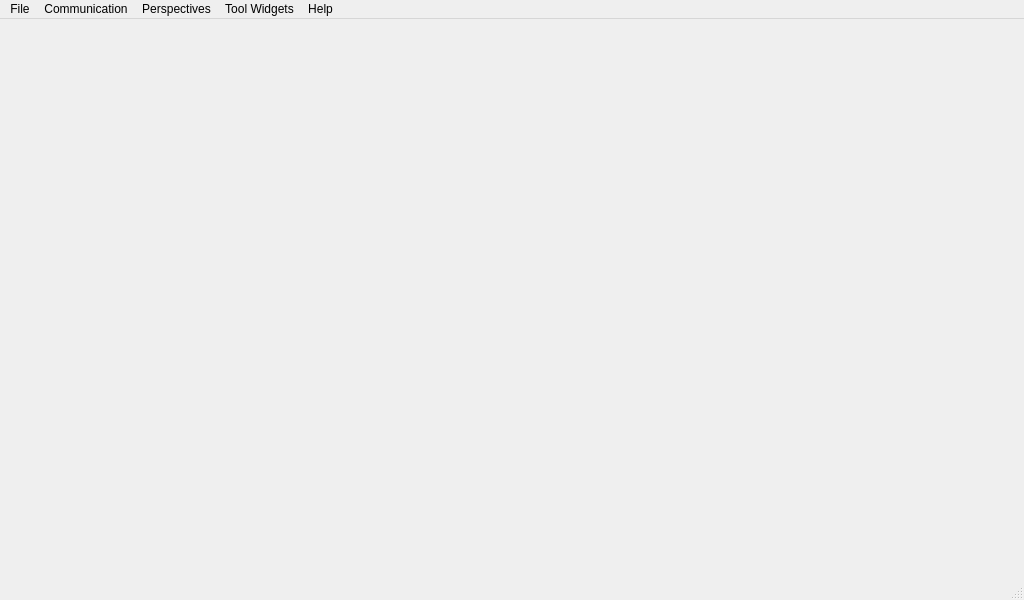
<?xml version="1.0" encoding="UTF-8"?>
<ui version="4.0">
 <class>MainWindow</class>
 <widget class="QMainWindow" name="MainWindow">
  <property name="geometry">
   <rect>
    <x>0</x>
    <y>0</y>
    <width>1024</width>
    <height>600</height>
   </rect>
  </property>
  <property name="minimumSize">
   <size>
    <width>640</width>
    <height>400</height>
   </size>
  </property>
  <property name="baseSize">
   <size>
    <width>1100</width>
    <height>800</height>
   </size>
  </property>
  <property name="mouseTracking">
   <bool>false</bool>
  </property>
  <property name="windowTitle">
   <string>MGMainWindow</string>
  </property>
  <property name="styleSheet">
   <string notr="true"/>
  </property>
  <widget class="QWidget" name="centralWidget">
   <property name="sizePolicy">
    <sizepolicy hsizetype="MinimumExpanding" vsizetype="MinimumExpanding">
     <horstretch>0</horstretch>
     <verstretch>0</verstretch>
    </sizepolicy>
   </property>
   <property name="minimumSize">
    <size>
     <width>200</width>
     <height>150</height>
    </size>
   </property>
  </widget>
  <widget class="QMenuBar" name="menuBar">
   <property name="geometry">
    <rect>
     <x>0</x>
     <y>0</y>
     <width>1024</width>
     <height>25</height>
    </rect>
   </property>
   <widget class="QMenu" name="menuMGround">
    <property name="title">
     <string>File</string>
    </property>
    <addaction name="actionJoystick_Settings"/>
    <addaction name="actionSimulate"/>
    <addaction name="separator"/>
    <addaction name="actionMuteAudioOutput"/>
    <addaction name="actionSettings"/>
    <addaction name="actionAdvanced_Mode"/>
    <addaction name="separator"/>
    <addaction name="actionExit"/>
   </widget>
   <widget class="QMenu" name="menuNetwork">
    <property name="title">
     <string>Communication</string>
    </property>
    <addaction name="actionAdd_Link"/>
    <addaction name="separator"/>
   </widget>
   <widget class="QMenu" name="menuTools">
    <property name="title">
     <string>Tool Widgets</string>
    </property>
    <addaction name="actionNewCustomWidget"/>
    <addaction name="actionLoadCustomWidgetFile"/>
    <addaction name="separator"/>
   </widget>
   <widget class="QMenu" name="menuHelp">
    <property name="title">
     <string>Help</string>
    </property>
    <addaction name="actionOnline_Documentation"/>
    <addaction name="actionProject_Roadmap_2"/>
    <addaction name="actionDeveloper_Credits"/>
   </widget>
   <widget class="QMenu" name="menuPerspectives">
    <property name="title">
     <string>Perspectives</string>
    </property>
    <addaction name="actionMissionView"/>
    <addaction name="actionFlightView"/>
    <addaction name="actionHardwareConfig"/>
    <addaction name="actionEngineersView"/>
    <addaction name="actionGoogleEarthView"/>
    <addaction name="actionLocal3DView"/>
    <addaction name="actionTerminalView"/>
    <addaction name="actionSimulationView"/>
    <addaction name="actionFirmwareUpdateView"/>
    <addaction name="separator"/>
    <addaction name="actionFullscreen"/>
    <addaction name="actionNormal"/>
    <addaction name="actionPlanningMapView"/>
   </widget>
   <addaction name="menuMGround"/>
   <addaction name="menuNetwork"/>
   <addaction name="menuPerspectives"/>
   <addaction name="menuTools"/>
   <addaction name="menuHelp"/>
  </widget>
  <widget class="QStatusBar" name="statusBar"/>
  <action name="actionExit">
   <property name="icon">
    <iconset resource="../../qgroundcontrol.qrc">
     <normaloff>:/files/images/actions/system-log-out.svg</normaloff>:/files/images/actions/system-log-out.svg</iconset>
   </property>
   <property name="text">
    <string>Exit</string>
   </property>
   <property name="shortcut">
    <string>Ctrl+Q</string>
   </property>
  </action>
  <action name="actionLiftoff">
   <property name="enabled">
    <bool>true</bool>
   </property>
   <property name="icon">
    <iconset resource="../../qgroundcontrol.qrc">
     <normaloff>:/files/images/control/launch.svg</normaloff>
     <normalon>:/files/images/control/launch.svg</normalon>:/files/images/control/launch.svg</iconset>
   </property>
   <property name="text">
    <string>Liftoff</string>
   </property>
  </action>
  <action name="actionLand">
   <property name="icon">
    <iconset resource="../../qgroundcontrol.qrc">
     <normaloff>:/files/images/control/land.svg</normaloff>:/files/images/control/land.svg</iconset>
   </property>
   <property name="text">
    <string>Land</string>
   </property>
  </action>
  <action name="actionEmergency_Land">
   <property name="icon">
    <iconset resource="../../qgroundcontrol.qrc">
     <normaloff>:/files/images/actions/process-stop.svg</normaloff>:/files/images/actions/process-stop.svg</iconset>
   </property>
   <property name="text">
    <string>Emergency Land</string>
   </property>
   <property name="shortcut">
    <string>Ctrl+L</string>
   </property>
  </action>
  <action name="actionEmergency_Kill">
   <property name="icon">
    <iconset resource="../../qgroundcontrol.qrc">
     <normaloff>:/files/images/actions/process-stop.svg</normaloff>:/files/images/actions/process-stop.svg</iconset>
   </property>
   <property name="text">
    <string>Kill UAS</string>
   </property>
   <property name="shortcut">
    <string>Ctrl+K</string>
   </property>
  </action>
  <action name="actionAdd_Link">
   <property name="icon">
    <iconset resource="../../qgroundcontrol.qrc">
     <normaloff>:/files/images/actions/list-add.svg</normaloff>:/files/images/actions/list-add.svg</iconset>
   </property>
   <property name="text">
    <string>Add Link</string>
   </property>
  </action>
  <action name="actionConfiguration">
   <property name="icon">
    <iconset resource="../../qgroundcontrol.qrc">
     <normaloff>:/files/images/categories/applications-system.svg</normaloff>:/files/images/categories/applications-system.svg</iconset>
   </property>
   <property name="text">
    <string>Preferences</string>
   </property>
   <property name="toolTip">
    <string>Open UAS Preferences</string>
   </property>
  </action>
  <action name="actionJoystickSettings">
   <property name="icon">
    <iconset resource="../../qgroundcontrol.qrc">
     <normaloff>:/files/images/devices/input-gaming.svg</normaloff>:/files/images/devices/input-gaming.svg</iconset>
   </property>
   <property name="text">
    <string>Joystick Configuration</string>
   </property>
   <property name="visible">
    <bool>true</bool>
   </property>
  </action>
  <action name="actionSimulate">
   <property name="checkable">
    <bool>true</bool>
   </property>
   <property name="icon">
    <iconset resource="../../qgroundcontrol.qrc">
     <normaloff>:/files/images/control/launch.svg</normaloff>:/files/images/control/launch.svg</iconset>
   </property>
   <property name="text">
    <string>Simulate</string>
   </property>
   <property name="toolTip">
    <string>Simulate one vehicle to test and evaluate this application</string>
   </property>
  </action>
  <action name="actionShow_Slugs_View">
   <property name="icon">
    <iconset resource="../../qgroundcontrol.qrc">
     <normaloff>:/files/images/contrib/slugs.png</normaloff>:/files/images/contrib/slugs.png</iconset>
   </property>
   <property name="text">
    <string>Show Slugs View</string>
   </property>
  </action>
  <action name="actionJoystick_Settings">
   <property name="icon">
    <iconset resource="../../qgroundcontrol.qrc">
     <normaloff>:/files/images/devices/input-gaming.svg</normaloff>:/files/images/devices/input-gaming.svg</iconset>
   </property>
   <property name="text">
    <string>Joystick Settings</string>
   </property>
   <property name="visible">
    <bool>false</bool>
   </property>
  </action>
  <action name="actionOnline_Documentation">
   <property name="icon">
    <iconset resource="../../qgroundcontrol.qrc">
     <normaloff>:/files/images/apps/utilities-system-monitor.svg</normaloff>:/files/images/apps/utilities-system-monitor.svg</iconset>
   </property>
   <property name="text">
    <string>Online Documentation</string>
   </property>
  </action>
  <action name="actionProject_Roadmap_2">
   <property name="icon">
    <iconset resource="../../qgroundcontrol.qrc">
     <normaloff>:/files/images/status/software-update-available.svg</normaloff>:/files/images/status/software-update-available.svg</iconset>
   </property>
   <property name="text">
    <string>Project Roadmap</string>
   </property>
  </action>
  <action name="actionDeveloper_Credits">
   <property name="icon">
    <iconset resource="../../qgroundcontrol.qrc">
     <normaloff>:/files/images/categories/preferences-system.svg</normaloff>:/files/images/categories/preferences-system.svg</iconset>
   </property>
   <property name="text">
    <string>Developer Credits</string>
   </property>
  </action>
  <action name="actionMissionView">
   <property name="checkable">
    <bool>true</bool>
   </property>
   <property name="icon">
    <iconset resource="../../qgroundcontrol.qrc">
     <normaloff>:/files/images/categories/applications-internet.svg</normaloff>:/files/images/categories/applications-internet.svg</iconset>
   </property>
   <property name="text">
    <string>Mission</string>
   </property>
  </action>
  <action name="actionEngineersView">
   <property name="checkable">
    <bool>true</bool>
   </property>
   <property name="icon">
    <iconset resource="../../qgroundcontrol.qrc">
     <normaloff>:/files/images/apps/utilities-system-monitor.svg</normaloff>:/files/images/apps/utilities-system-monitor.svg</iconset>
   </property>
   <property name="text">
    <string>Plot</string>
   </property>
  </action>
  <action name="actionMavlinkView">
   <property name="checkable">
    <bool>true</bool>
   </property>
   <property name="icon">
    <iconset resource="../../qgroundcontrol.qrc">
     <normaloff>:/files/images/devices/network-wired.svg</normaloff>:/files/images/devices/network-wired.svg</iconset>
   </property>
   <property name="text">
    <string>Mavlink</string>
   </property>
  </action>
  <action name="actionFlightView">
   <property name="checkable">
    <bool>true</bool>
   </property>
   <property name="icon">
    <iconset resource="../../qgroundcontrol.qrc">
     <normaloff>:/files/images/status/network-wireless-encrypted.svg</normaloff>:/files/images/status/network-wireless-encrypted.svg</iconset>
   </property>
   <property name="text">
    <string>Instruments</string>
   </property>
  </action>
  <action name="actionNewCustomWidget">
   <property name="icon">
    <iconset resource="../../qgroundcontrol.qrc">
     <normaloff>:/files/images/apps/utilities-system-monitor.svg</normaloff>:/files/images/apps/utilities-system-monitor.svg</iconset>
   </property>
   <property name="text">
    <string>New Custom Widget</string>
   </property>
  </action>
  <action name="actionMuteAudioOutput">
   <property name="checkable">
    <bool>true</bool>
   </property>
   <property name="icon">
    <iconset resource="../../qgroundcontrol.qrc">
     <normaloff>:/files/images/status/audio-volume-high.svg</normaloff>
     <normalon>:/files/images/status/audio-volume-muted.svg</normalon>
     <activeon>:/files/images/status/audio-volume-muted.svg</activeon>
     <selectedoff>:/files/images/status/audio-volume-high.svg</selectedoff>
     <selectedon>:/files/images/status/audio-volume-muted.svg</selectedon>:/files/images/status/audio-volume-high.svg</iconset>
   </property>
   <property name="text">
    <string>Mute Audio Output</string>
   </property>
  </action>
  <action name="actionUnconnectedView">
   <property name="checkable">
    <bool>true</bool>
   </property>
   <property name="icon">
    <iconset resource="../../qgroundcontrol.qrc">
     <normaloff>:/files/images/devices/network-wireless.svg</normaloff>:/files/images/devices/network-wireless.svg</iconset>
   </property>
   <property name="text">
    <string>Unconnected</string>
   </property>
  </action>
  <action name="actionShutdownMAV">
   <property name="icon">
    <iconset resource="../../qgroundcontrol.qrc">
     <normaloff>:/files/images/actions/system-log-out.svg</normaloff>:/files/images/actions/system-log-out.svg</iconset>
   </property>
   <property name="text">
    <string>Shutdown MAV</string>
   </property>
   <property name="toolTip">
    <string>Shutdown the onboard computer - works not during flight</string>
   </property>
   <property name="statusTip">
    <string>Shutdown the onboard computer - works not during flight</string>
   </property>
  </action>
  <action name="actionSettings">
   <property name="text">
    <string>Settings</string>
   </property>
   <property name="toolTip">
    <string>Application settings</string>
   </property>
  </action>
  <action name="actionFullscreen">
   <property name="checkable">
    <bool>true</bool>
   </property>
   <property name="checked">
    <bool>false</bool>
   </property>
   <property name="text">
    <string>Fullscreen</string>
   </property>
  </action>
  <action name="actionNormal">
   <property name="checkable">
    <bool>true</bool>
   </property>
   <property name="checked">
    <bool>false</bool>
   </property>
   <property name="text">
    <string>Normal</string>
   </property>
   <property name="shortcut">
    <string>Esc</string>
   </property>
  </action>
  <action name="actionLoadCustomWidgetFile">
   <property name="icon">
    <iconset resource="../../qgroundcontrol.qrc">
     <normaloff>:/files/images/status/folder-drag-accept.svg</normaloff>:/files/images/status/folder-drag-accept.svg</iconset>
   </property>
   <property name="text">
    <string>Load Custom Widget File</string>
   </property>
  </action>
  <action name="actionFirmwareUpdateView">
   <property name="checkable">
    <bool>true</bool>
   </property>
   <property name="icon">
    <iconset resource="../../qgroundcontrol.qrc">
     <normaloff>:/files/images/status/software-update-available.svg</normaloff>:/files/images/status/software-update-available.svg</iconset>
   </property>
   <property name="text">
    <string>Firmware Update</string>
   </property>
   <property name="toolTip">
    <string>Update the firmware of one of the connected autopilots</string>
   </property>
   <property name="visible">
    <bool>false</bool>
   </property>
  </action>
  <action name="actionHardwareConfig">
   <property name="checkable">
    <bool>true</bool>
   </property>
   <property name="icon">
    <iconset resource="../../qgroundcontrol.qrc">
     <normaloff>:/files/images/categories/preferences-system.svg</normaloff>:/files/images/categories/preferences-system.svg</iconset>
   </property>
   <property name="text">
    <string>Vehicle Setup</string>
   </property>
   <property name="toolTip">
    <string>Hardware setup of the vehicle</string>
   </property>
  </action>
  <action name="actionAdvanced_Mode">
   <property name="checkable">
    <bool>true</bool>
   </property>
   <property name="text">
    <string>Advanced Mode</string>
   </property>
  </action>
  <action name="actionSimulationView">
   <property name="checkable">
    <bool>true</bool>
   </property>
   <property name="icon">
    <iconset resource="../../qgroundcontrol.qrc">
     <normaloff>:/files/images/apps/accessories-calculator.svg</normaloff>:/files/images/apps/accessories-calculator.svg</iconset>
   </property>
   <property name="text">
    <string>Simulation</string>
   </property>
  </action>
  <action name="actionSoftwareConfig">
   <property name="checkable">
    <bool>true</bool>
   </property>
   <property name="icon">
    <iconset resource="../../qgroundcontrol.qrc">
     <normaloff>:/files/images/categories/applications-system.svg</normaloff>:/files/images/categories/applications-system.svg</iconset>
   </property>
   <property name="text">
    <string>Software</string>
   </property>
  </action>
  <action name="actionTerminalView">
   <property name="checkable">
    <bool>true</bool>
   </property>
   <property name="icon">
    <iconset resource="../../qgroundcontrol.qrc">
     <normaloff>:/files/images/apps/utilities-terminal.svg</normaloff>:/files/images/apps/utilities-terminal.svg</iconset>
   </property>
   <property name="text">
    <string>Terminal</string>
   </property>
  </action>
  <action name="actionGoogleEarthView">
   <property name="checkable">
    <bool>true</bool>
   </property>
   <property name="text">
    <string>Google Earth</string>
   </property>
  </action>
  <action name="actionLocal3DView">
   <property name="checkable">
    <bool>true</bool>
   </property>
   <property name="text">
    <string>Local 3D View</string>
   </property>
  </action>
  <action name="actionPlanningMapView">
   <property name="checkable">
    <bool>true</bool>
   </property>
   <property name="text">
    <string>Planning map view</string>
   </property>
  </action>
 </widget>
 <layoutdefault spacing="6" margin="11"/>
 <resources>
  <include location="../../qgroundcontrol.qrc"/>
 </resources>
 <connections>
  <connection>
   <sender>actionExit</sender>
   <signal>triggered()</signal>
   <receiver>MainWindow</receiver>
   <slot>close()</slot>
   <hints>
    <hint type="sourcelabel">
     <x>-1</x>
     <y>-1</y>
    </hint>
    <hint type="destinationlabel">
     <x>299</x>
     <y>199</y>
    </hint>
   </hints>
  </connection>
  <connection>
   <sender>actionFullscreen</sender>
   <signal>triggered()</signal>
   <receiver>MainWindow</receiver>
   <slot>showFullScreen()</slot>
   <hints>
    <hint type="sourcelabel">
     <x>-1</x>
     <y>-1</y>
    </hint>
    <hint type="destinationlabel">
     <x>399</x>
     <y>249</y>
    </hint>
   </hints>
  </connection>
  <connection>
   <sender>actionNormal</sender>
   <signal>triggered()</signal>
   <receiver>MainWindow</receiver>
   <slot>showNormal()</slot>
   <hints>
    <hint type="sourcelabel">
     <x>-1</x>
     <y>-1</y>
    </hint>
    <hint type="destinationlabel">
     <x>399</x>
     <y>249</y>
    </hint>
   </hints>
  </connection>
 </connections>
</ui>
